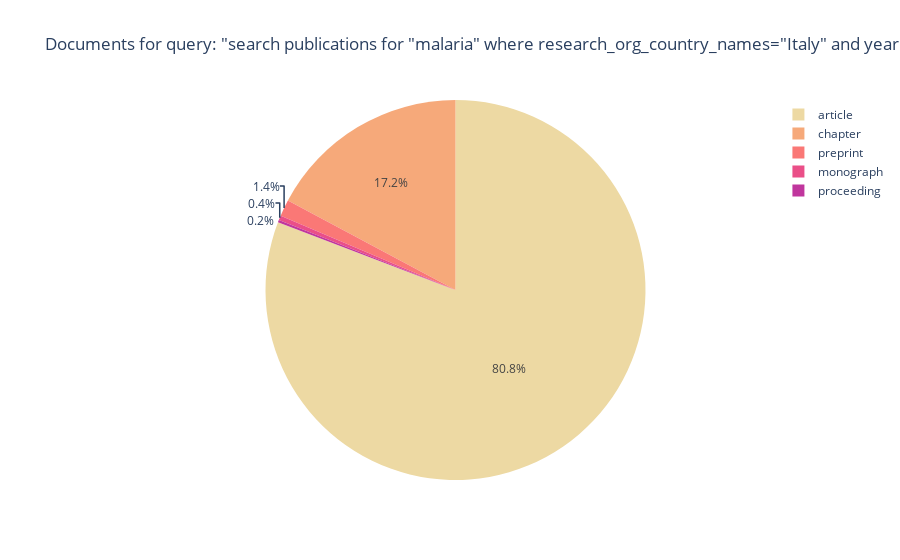

Notebook code cell kept with this figure:
### Markdown cell above
#### Changing colors

### Code cell
temp = df.groupby("type", as_index=False).count()
px.pie(temp, 
       names="type", # the dimension for the slices
       values="id",  # the metric
       color_discrete_sequence=px.colors.sequential.Agsunset_r,
       title=f"Documents for query: \"{q}\"")

### Figure 1 — Plotly figure (JSON) as saved in the notebook; plotly's stock layout.template omitted (floating-point values rounded to 4 significant figures)
{"data": [{"domain": {"x": [0, 1], "y": [0, 1]}, "hoverlabel": {"namelength": 0}, "hovertemplate": "type=%{label}<br>id=%{value}", "labels": ["article", "chapter", "monograph", "preprint", "proceeding"], "legendgroup": "", "name": "", "showlegend": true, "type": "pie", "values": [404, 86, 2, 7, 1]}], "layout": {"autosize": true, "legend": {"tracegroupgap": 0}, "piecolorway": ["rgb(237, 217, 163)", "rgb(246, 169, 122)", "rgb(250, 120, 118)", "rgb(234, 79, 136)", "rgb(192, 54, 157)", "rgb(135, 44, 162)", "rgb(75, 41, 145)"], "title": {"text": "Documents for query: \"search publications for \"malaria\" where research_org_country_names=\"Italy\" and year < 2010 return publications[basics] limit 500\""}}}
